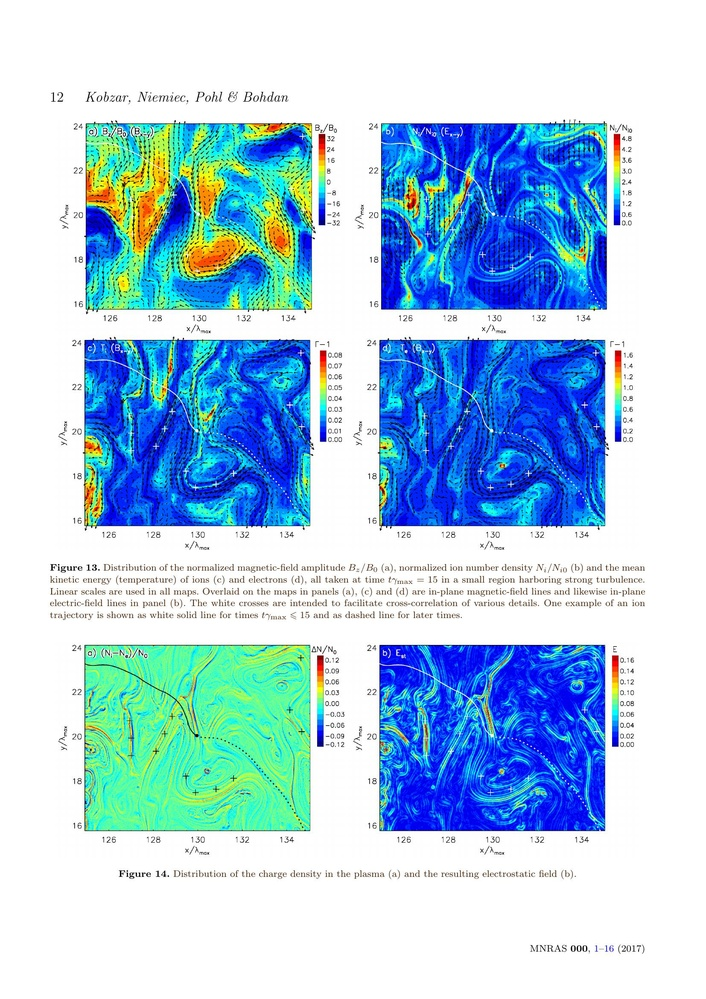
#> input picture data/extracted/DocBank/DocBank-master/DocBank_samples/DocBank_samples/100.tar_1705.04261.gz_main_11.jpg, 706 x 999 px, shrunk from 1654 x 2339 before the run
$ python -i ocr.py   (imports and definitions only)
#> lines starting #> are read from the running program, lines starting #| are printed output that depends on the picture
"""
OCR preprocessing and quality validation service for the Resume Parser API.

This module provides image preprocessing for OCR, quality validation,
and improved handling of scanned resumes.
"""

import logging
from typing import Optional, Dict, Any, Tuple
from pathlib import Path
from PIL import Image, ImageEnhance, ImageFilter
import numpy as np
from io import BytesIO

logger = logging.getLogger(__name__)


class OCRPreprocessor:
    """
    Service for preprocessing images for OCR to improve text extraction accuracy.
    """

    def __init__(self):
        self.supported_formats = ['.png', '.jpg', '.jpeg', '.tiff', '.bmp', '.pdf']

    def preprocess_image(
        self,
        image_path: str,
        output_path: Optional[str] = None,
        enhance_contrast: bool = True,
        enhance_sharpness: bool = True,
        denoise: bool = True,
        deskew: bool = True,
        binarize: bool = False
    ) -> Image.Image:
        """
        Preprocess an image for OCR.

        Args:
            image_path: Path to the input image
            output_path: Path to save the preprocessed image (optional)
            enhance_contrast: Enhance image contrast
            enhance_sharpness: Enhance image sharpness
            denoise: Remove noise from image
            deskew: Correct image skew
            binarize: Convert to black and white

        Returns:
            Preprocessed PIL Image object
        """
#> called with enhance_contrast = True, enhance_sharpness = True, denoise = True, deskew = True, binarize = False
        try:
            # Load image
            image = Image.open(image_path)
#> image is the input picture: PIL image 706x999 RGB; mean R, G, B 175.9, 206.9, 229.4

            # Convert to RGB if necessary
            if image.mode != 'RGB':
                image = image.convert('RGB')

            logger.info(f"Preprocessing image: {image_path}, size: {image.size}, mode: {image.mode}")

            # Deskew (correct skew)
            if deskew:
                image = self._deskew_image(image)
#> in _deskew_image, `gray = image.convert('L')`:
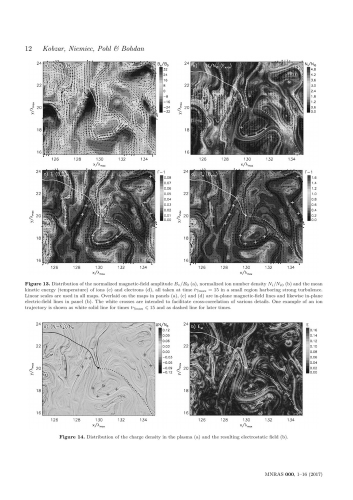
#> gray: PIL image 706x999 L (shown at 1/2 size); min 0, max 255, mean 200.2

            # Enhance contrast
            if enhance_contrast:
                enhancer = ImageEnhance.Contrast(image)
                image = enhancer.enhance(2.0)
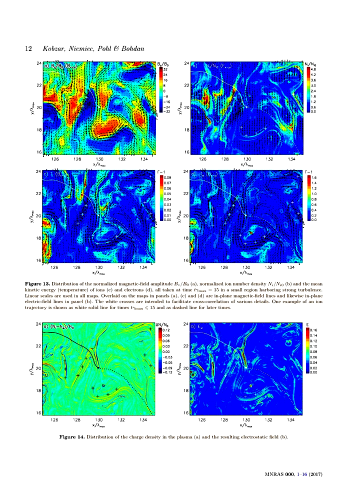
#> image: PIL image 706x999 RGB (shown at 1/2 size); mean R, G, B 165.5, 194.4, 225.4

            # Enhance sharpness
            if enhance_sharpness:
                enhancer = ImageEnhance.Sharpness(image)
                image = enhancer.enhance(1.5)

            # Denoise
            if denoise:
                image = image.filter(ImageFilter.MedianFilter(size=3))
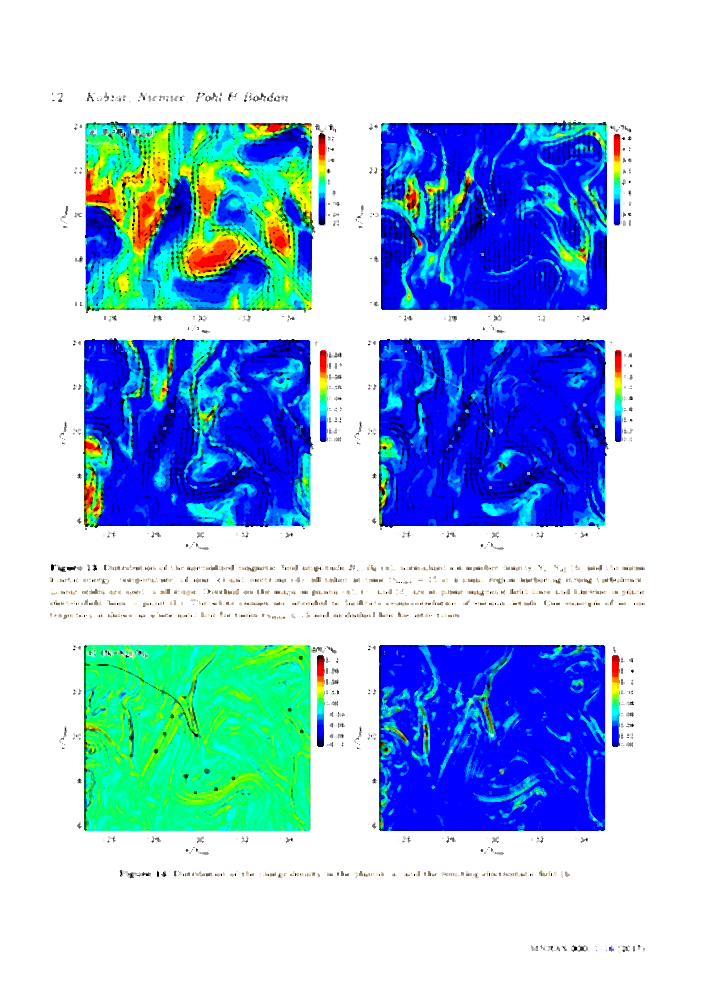
#> image: PIL image 706x999 RGB; mean R, G, B 166.9, 196.8, 230

            # Binarize (convert to black and white)
            if binarize:
                image = self._binarize_image(image)

            # Save if output path provided
            if output_path:
                image.save(output_path, quality=95)
                logger.info(f"Saved preprocessed image to: {output_path}")

            return image

        except Exception as e:
            logger.error(f"Error preprocessing image {image_path}: {e}")
            raise

    def _deskew_image(self, image: Image.Image) -> Image.Image:
        """
        Correct image skew using simple angle detection.

        Args:
            image: PIL Image object

        Returns:
            Deskewed image
        """
        try:
            # Convert to grayscale for angle detection
            gray = image.convert('L')

            # Simple deskew using PIL (more advanced implementations would use OpenCV)
            # For now, we'll use a basic approach
            # In production, consider using OpenCV's deskew functionality

            # This is a simplified deskew - for production, use OpenCV
            return image

        except Exception as e:
            logger.warning(f"Deskew failed, returning original image: {e}")
            return image

    # [73 lines left out: functions _binarize_image, preprocess_pdf_page, not called in this run]


class OCRQualityValidator:
    """
    Service for validating OCR quality and providing feedback.
    """

    def __init__(self):
        self.min_confidence_threshold = 0.5
        self.min_text_length = 50

    # [187 lines left out: functions validate_ocr_result, _detect_ocr_artifacts, _calculate_quality_score, not called in this run]


class ScannedResumeHandler:
    """
    Service for improved handling of scanned resumes.
    """

    def __init__(self):
        self.preprocessor = OCRPreprocessor()
        self.validator = OCRQualityValidator()

    # [120 lines left out: functions process_scanned_resume, validate_scanned_resume, should_reprocess, not called in this run]

>>> result = OCRPreprocessor().preprocess_image('../../../../../data/extracted/DocBank/DocBank-master/DocBank_samples/DocBank_samples/100.tar_1705.04261.gz_main_11.jpg')

$ run again, on data/extracted/DocBank/DocBank-master/DocBank_samples/DocBank_samples/98.tar_1705.03369.gz_main_13.jpg
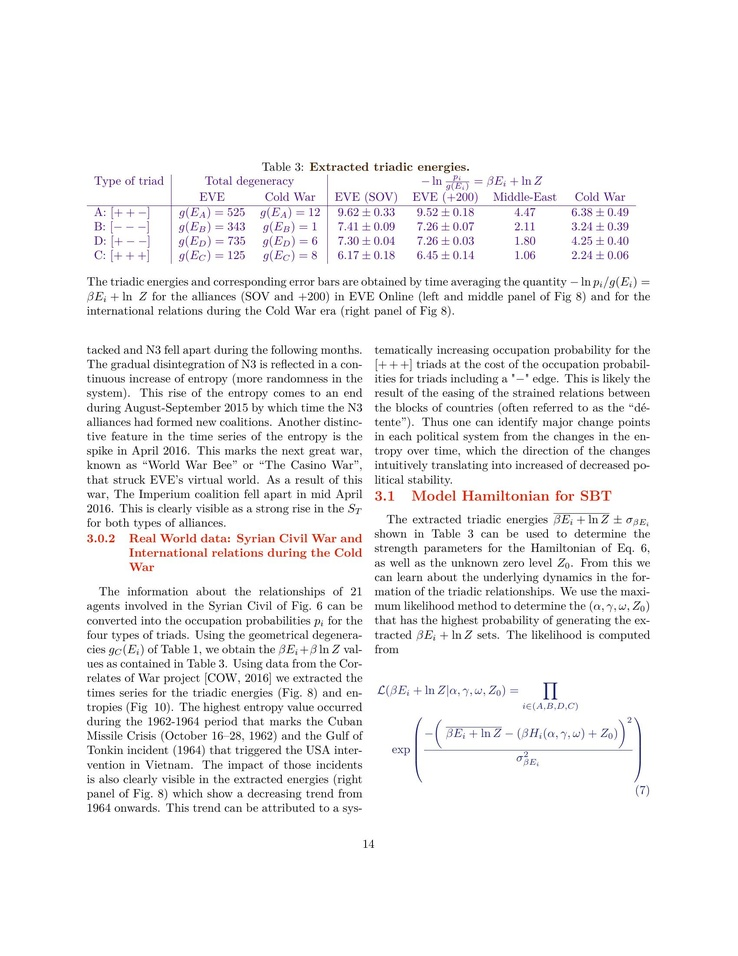
#> input picture data/extracted/DocBank/DocBank-master/DocBank_samples/DocBank_samples/98.tar_1705.03369.gz_main_13.jpg, 738 x 956 px, shrunk from 1700 x 2200 before the run
#> in preprocess_image, image is the input picture: PIL image 738x956 RGB; mean R, G, B 244.1, 243.6, 243.8
#> in preprocess_image, `image = enhancer.enhance(2.0)`:
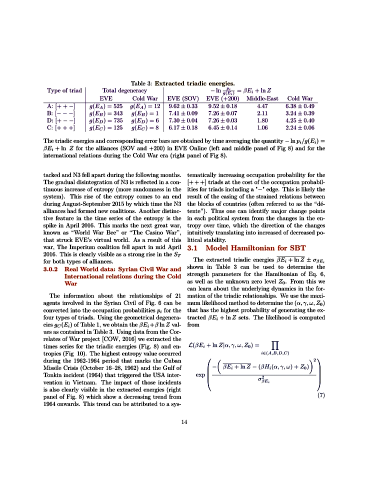
#> image: PIL image 738x956 RGB (shown at 1/2 size); mean R, G, B 237.5, 236.7, 237.1
#> in preprocess_image, `image = image.filter(ImageFilter.MedianFilter(size=3))`:
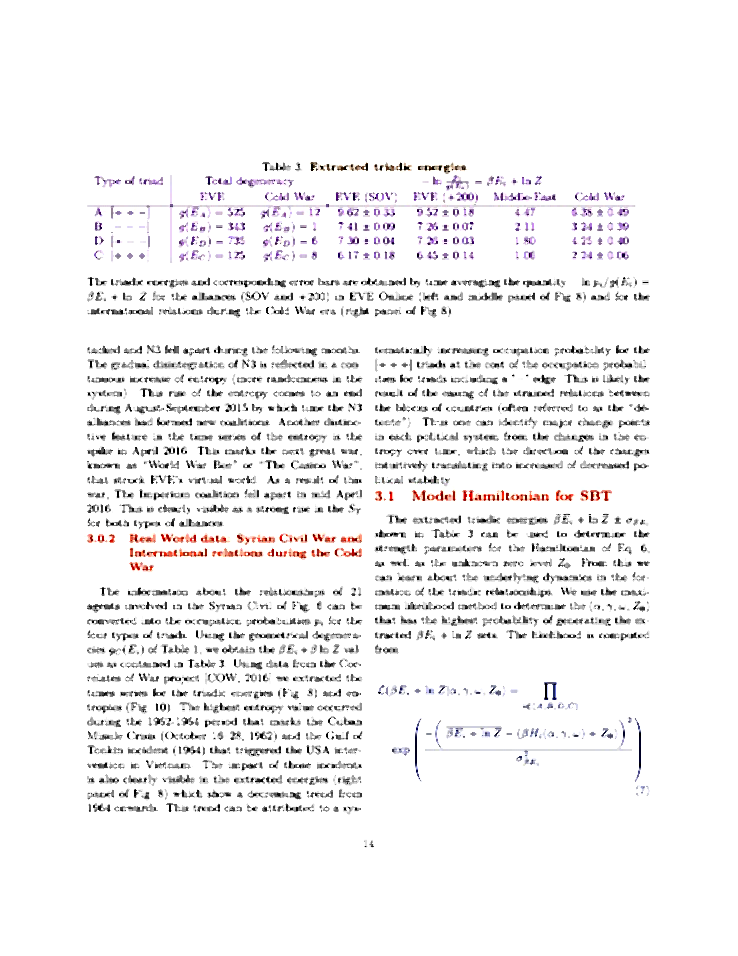
#> image: PIL image 738x956 RGB; mean R, G, B 243.4, 242.5, 243

$ run again, on data/extracted/DocBank/DocBank-master/DocBank_samples/DocBank_samples/103.tar_1408.2982.gz_banach_4_ann.jpg
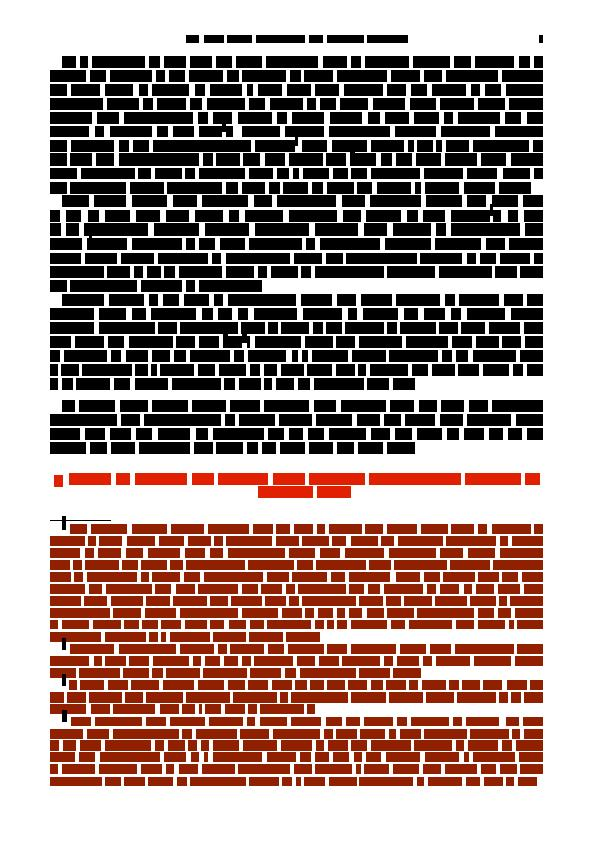
#> input picture data/extracted/DocBank/DocBank-master/DocBank_samples/DocBank_samples/103.tar_1408.2982.gz_banach_4_ann.jpg, 595 x 841 px
#> in preprocess_image, image is the input picture: PIL image 595x841 RGB; mean R, G, B 162.5, 141.5, 135.7
#> in _deskew_image, `gray = image.convert('L')`:
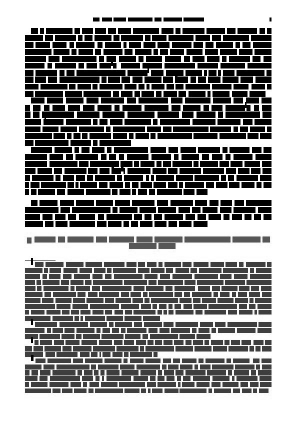
#> gray: PIL image 595x841 L (shown at 1/2 size); min 0, max 255, mean 147.1
#> in preprocess_image, `image = image.filter(ImageFilter.MedianFilter(size=3))`:
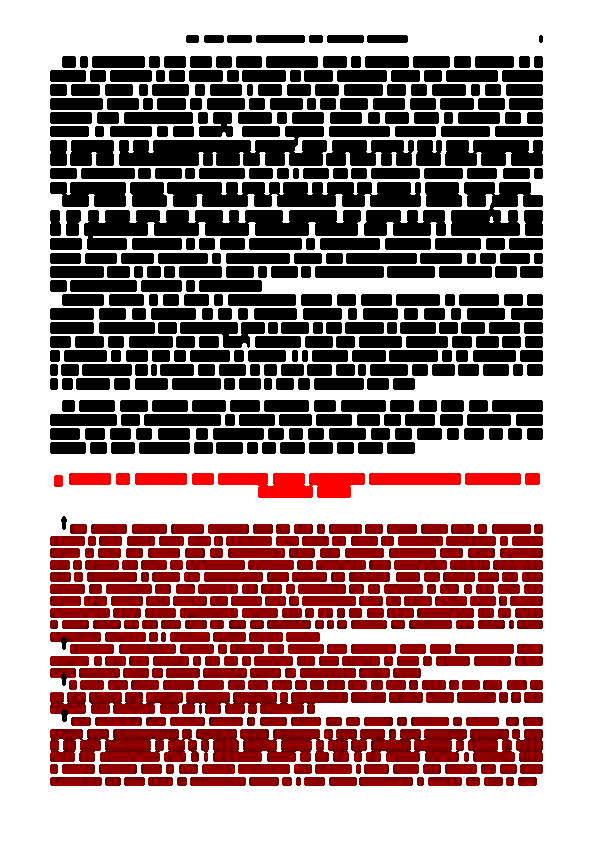
#> image: PIL image 595x841 RGB; mean R, G, B 163.5, 136.2, 136.2
